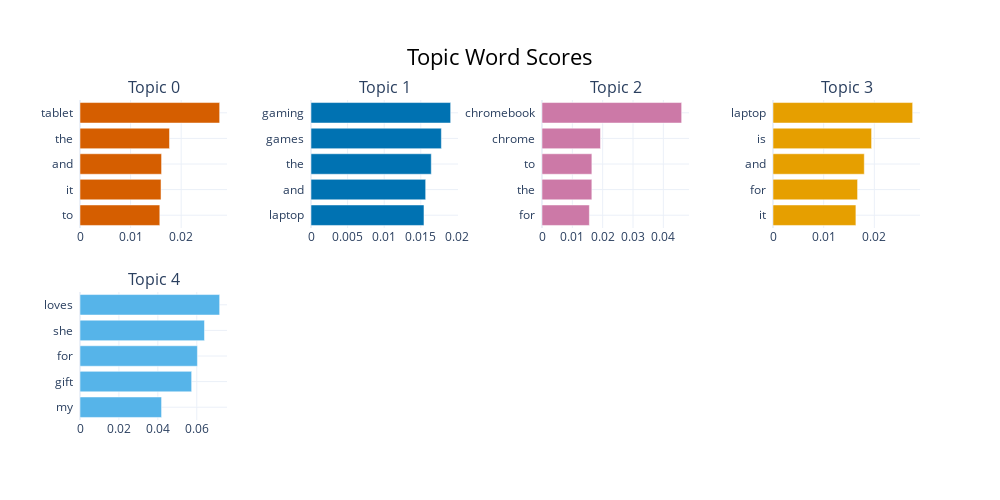

Notebook cell for this chart:
### Code cell
topic_model.visualize_barchart(top_n_topics=5)

### Figure 1 — Plotly figure (JSON) as saved in the notebook; plotly's stock layout.template omitted (floating-point values rounded to 4 significant figures)
{"data": [{"marker": {"color": "#D55E00"}, "orientation": "h", "type": "bar", "x": [0.01577, 0.01601, 0.01612, 0.01769, 0.0276], "xaxis": "x", "y": ["to  ", "it  ", "and  ", "the  ", "tablet  "], "yaxis": "y"}, {"marker": {"color": "#0072B2"}, "orientation": "h", "type": "bar", "x": [0.01544, 0.01567, 0.01643, 0.01781, 0.01908], "xaxis": "x2", "y": ["laptop  ", "and  ", "the  ", "games  ", "gaming  "], "yaxis": "y2"}, {"marker": {"color": "#CC79A7"}, "orientation": "h", "type": "bar", "x": [0.01561, 0.01644, 0.01644, 0.01929, 0.04604], "xaxis": "x3", "y": ["for  ", "the  ", "to  ", "chrome  ", "chromebook  "], "yaxis": "y3"}, {"marker": {"color": "#E69F00"}, "orientation": "h", "type": "bar", "x": [0.01636, 0.01669, 0.01802, 0.01945, 0.02756], "xaxis": "x4", "y": ["it  ", "for  ", "and  ", "is  ", "laptop  "], "yaxis": "y4"}, {"marker": {"color": "#56B4E9"}, "orientation": "h", "type": "bar", "x": [0.04191, 0.05736, 0.06032, 0.06395, 0.07175], "xaxis": "x5", "y": ["my  ", "gift  ", "for  ", "she  ", "loves  "], "yaxis": "y5"}], "layout": {"annotations": [{"font": {"size": 16}, "showarrow": false, "text": "Topic 0", "x": 0.0875, "xanchor": "center", "xref": "paper", "y": 1, "yanchor": "bottom", "yref": "paper"}, {"font": {"size": 16}, "showarrow": false, "text": "Topic 1", "x": 0.3625, "xanchor": "center", "xref": "paper", "y": 1, "yanchor": "bottom", "yref": "paper"}, {"font": {"size": 16}, "showarrow": false, "text": "Topic 2", "x": 0.6375, "xanchor": "center", "xref": "paper", "y": 1, "yanchor": "bottom", "yref": "paper"}, {"font": {"size": 16}, "showarrow": false, "text": "Topic 3", "x": 0.9125, "xanchor": "center", "xref": "paper", "y": 1, "yanchor": "bottom", "yref": "paper"}, {"font": {"size": 16}, "showarrow": false, "text": "Topic 4", "x": 0.0875, "xanchor": "center", "xref": "paper", "y": 0.4, "yanchor": "bottom", "yref": "paper"}], "height": 500, "hoverlabel": {"bgcolor": "white", "font": {"family": "Rockwell", "size": 16}}, "showlegend": false, "title": {"font": {"color": "Black", "size": 22}, "text": "Topic Word Scores", "x": 0.5, "xanchor": "center", "yanchor": "top"}, "width": 1000, "xaxis": {"anchor": "y", "domain": [0, 0.175], "showgrid": true}, "xaxis2": {"anchor": "y2", "domain": [0.275, 0.45], "showgrid": true}, "xaxis3": {"anchor": "y3", "domain": [0.55, 0.725], "showgrid": true}, "xaxis4": {"anchor": "y4", "domain": [0.825, 1], "showgrid": true}, "xaxis5": {"anchor": "y5", "domain": [0, 0.175], "showgrid": true}, "xaxis6": {"anchor": "y6", "domain": [0.275, 0.45], "showgrid": true}, "xaxis7": {"anchor": "y7", "domain": [0.55, 0.725], "showgrid": true}, "xaxis8": {"anchor": "y8", "domain": [0.825, 1], "showgrid": true}, "yaxis": {"anchor": "x", "domain": [0.6, 1], "showgrid": true}, "yaxis2": {"anchor": "x2", "domain": [0.6, 1], "showgrid": true}, "yaxis3": {"anchor": "x3", "domain": [0.6, 1], "showgrid": true}, "yaxis4": {"anchor": "x4", "domain": [0.6, 1], "showgrid": true}, "yaxis5": {"anchor": "x5", "domain": [0, 0.4], "showgrid": true}, "yaxis6": {"anchor": "x6", "domain": [0, 0.4], "showgrid": true}, "yaxis7": {"anchor": "x7", "domain": [0, 0.4], "showgrid": true}, "yaxis8": {"anchor": "x8", "domain": [0, 0.4], "showgrid": true}}}
